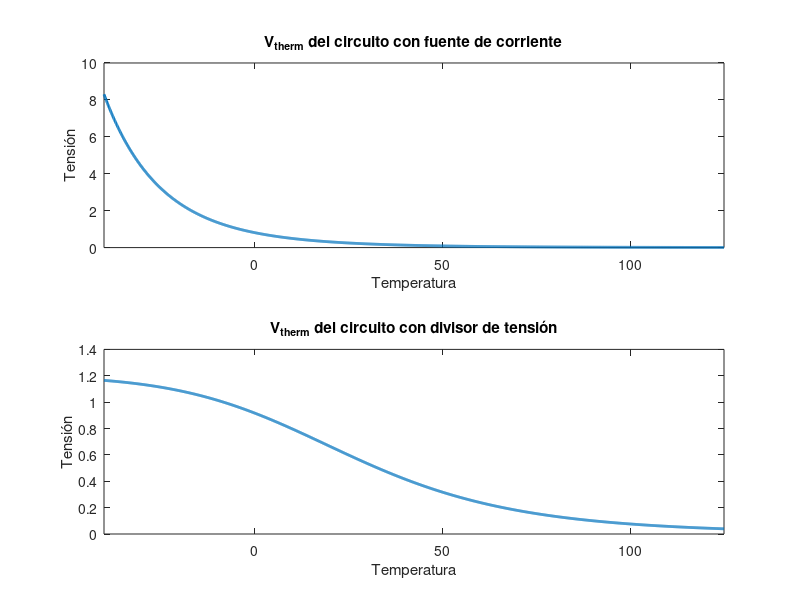

Write the MATLAB code that produced this figure. (Note: this script raises an error after producing the figure.)
temp = [-40:0.1:125];
rt = load('rt.mat');
rt = rt.rt';

%% Comparativa de incremento de V para dos modos de acondicionamiento:

Rref = 10e3;        % R de referencia del divisor
i = 25e-6;          % De la fuente de corriente
Vsource = 1.2;      % Del divisor de tension

%%%  Fuente de corriente
Vi = i*rt;

% Incremento de V en el circuito con fuente de corriente
Vincr_i = abs(Vi(end) - Vi(end-1));

%%%  Divisor de tension
Vv = Vsource * ( rt ./ (rt + Rref) );

% Incremento de V en el circuito con divisor de tension
Vincr_v = abs(Vv(end) - Vv(end-1));

% Ploteamos tensiones obtenidas de las dos formas
figure(1)
subplot(2,1,1);
plot(temp,Vi, 'LineWidth', 2);
xlim([-40 125]); title('V_{therm} del circuito con fuente de corriente');
xlabel('Temperatura'); ylabel('Tensión');
subplot(2,1,2);
plot(temp,Vv, 'LineWidth', 2);
xlim([-40 125]); title('V_{therm} del circuito con divisor de tensión');
xlabel('Temperatura'); ylabel('Tensión');

%% Apartado 7.1, determinacion de numero de bits
Tres = 0.1;
Tmax = 125;

R1 = 339.63;        % R a 124.9º
R2 = 338.74;        % R a 125º
Rref = 10e3;        % R de referencia del divisor
Vbias = 1.2;        % V de alimentacion

% Incremento de V
Vtalta = Vsource * ( R1/(Rref+R1) );
Vtbaja = Vsource * ( R2/(Rref+R2) );

Vincr = Vtalta - Vtbaja;
Vincr_semi = Vincr/2;

% Caida de V en Rref maxima (a -40º)
Rm40 = 332093.6;
VRref_max = Vsource * ( 1 - Rref/(Rref+Rm40) );

% Cuentas necesarias
ADCcounts = VRref_max/Vincr_semi;

% Resolucion necesaria
ADCres = log10(ADCcounts)/log10(2);     % 15 bits necesarios

%% Apartado 7.2.2
Rref = 10e3;        % Resistencia de referencia
tolerance = 0.01;   % Tolerancia de Rref
drift = 50e-6;     % Deriva de Rref

% Calculamos el error en Rref
dRref_mas = Rref + Rref.*(tolerance + drift .* (temp - 25));
dRref_menos = Rref + Rref.*(-tolerance + drift .* (temp - 25));

% Calculamos el error en termistor
dRt_mas = (rt ./ Rref) .* dRref_mas;
dRt_menos = (rt ./ Rref) .* dRref_menos;

% Calculamos el error en la temperatura
dT_mas = temp - r2t(dRt_mas);
dT_menos = temp - r2t(dRt_menos);

% Ploteamos
plot(temp, dT_mas, temp, dT_menos);
hold on;
plot(temp, (dT_mas+dT_menos)/2, 'k--');
xlabel('Temperatura'); ylabel('Error (ºC)');
title('Error debido a R_{ref} (deriva y tolerancia)');
legend('+tolerance', '-tolerance'); xlim([-40 125]);

%% Apartado 7.2.3
tolerance = 0.02;   % Tolerancia del termistor

% Calculamos el error en el termistor
dRt_mas = rt .* (1 + tolerance);
dRt_menos = rt .* (1 - tolerance);

% Calculamos el error en la temperatura
dT_mas = temp - r2t(dRt_mas);
dT_menos = temp - r2t(dRt_menos);

% Ploteamos
plot(temp, dT_mas, temp, dT_menos);
hold on;
plot(temp, (dT_mas+dT_menos)/2, 'k--');
xlabel('Temperatura'); ylabel('Error (ºC)');
title('Error debido a R_{T} (tolerancia)');
legend('+tolerance', '-tolerance'); xlim([-40 125]);

%% Apartado 7.2.3.2

Rref = 10e3;    % Resistencia de referencia
C = 2.2e-3;     % Constante de disipación térmica
Vsource = 1.2;  % Tensión de alimentación

% Calculamos corriente
I = Vsource ./ (rt + Rref);

% Calculamos el error en tempatura err=P/C
eT = ( rt .* I.^2 ) ./ C;

% Ploteamos
plot(temp, eT);
xlabel('Temperatura'); ylabel('Error (ºC)');
title('Error debido al autocalentamiento de  R_{T}');
xlim([-40 125]);


%% Funciones

function T = r2t(R)
    A1 = 0.003354016;
    B1 = 0.000256985;
    C1 = 2.62013e-6;
    D1 = 6.38309e-8;

    R25 = 10e3;
    T = 1./(A1 + B1.*log(R./R25) + C1.*(log(R./R25)).^2 + D1.*(log(R./R25)).^3) -273.15;

end
